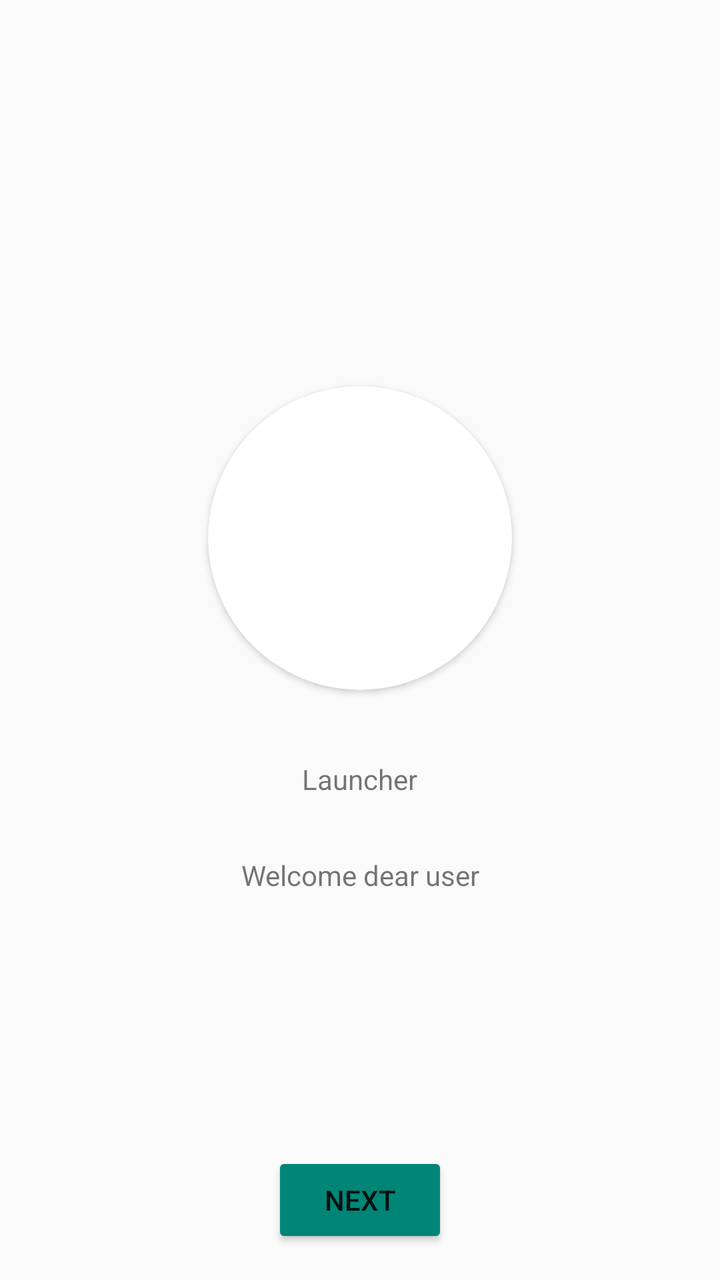
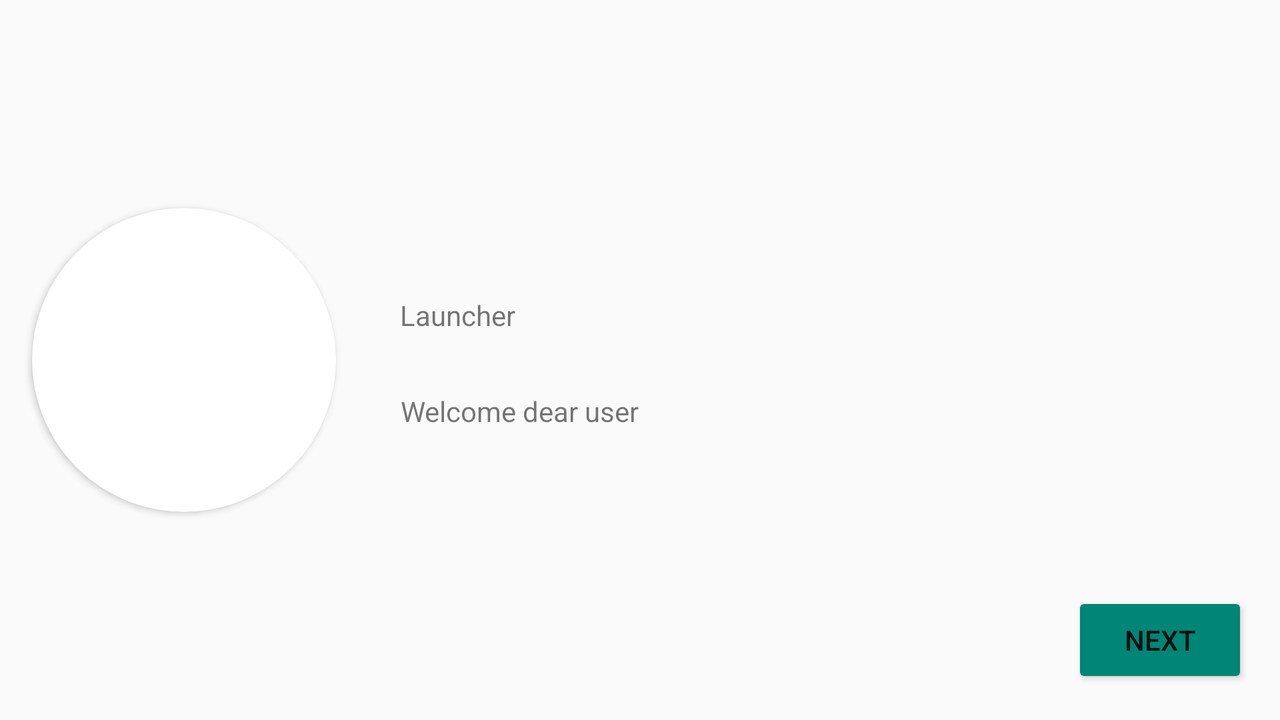

Compare how this app lays out the same screen by default and in its alternative resource folder. The renders come first, then the two layout files and the values they reference.
<!-- AndroidManifest.xml: application theme AppTheme -->
<!-- res/layout/fragment_welcome_page.xml -->
<?xml version="1.0" encoding="utf-8"?>
<android.support.constraint.ConstraintLayout xmlns:android="http://schemas.android.com/apk/res/android"
    xmlns:app="http://schemas.android.com/apk/res-auto"
    xmlns:tools="http://schemas.android.com/tools"
    android:layout_width="match_parent"
    android:layout_height="match_parent"
    tools:context=".MainActivity">

    dependencies: compile 'com.android.support:appcompat-v7:23.1.1'
    compile 'com.android.support:design:23.1.1'
    compile 'com.android.support:cardview-v7:23.1.1'

    <FrameLayout
        android:layout_width="match_parent"
        android:layout_height="match_parent"
        tools:layout_editor_absoluteX="0dp"
        tools:layout_editor_absoluteY="303dp">

        <LinearLayout
            android:layout_width="wrap_content"
            android:layout_height="wrap_content"
            android:layout_gravity="center"
            android:gravity="center"
            android:orientation="vertical">

            <android.support.v7.widget.CardView
                android:id="@+id/cardView"
                android:layout_width="456px"
                android:layout_height="456px"
                android:layout_gravity="center"
                android:layout_marginStart="48px"
                android:layout_marginLeft="48px"
                android:layout_marginTop="48px"
                android:layout_marginEnd="48px"
                android:layout_marginRight="48px"
                android:layout_marginBottom="48px"
                android:foregroundGravity="center_vertical|center"
                app:cardCornerRadius="120dp"
                app:layout_constraintEnd_toEndOf="parent"
                app:layout_constraintStart_toStartOf="parent"
                app:layout_constraintTop_toTopOf="parent">

                <ImageView
                    android:id="@+id/imageViewIcon"
                    android:layout_width="456px"
                    android:layout_height="456px"
                    android:layout_gravity="center"
                    android:layout_margin="48px"
                    android:padding="0px"
                    android:src="@drawable/me_sea" />
            </android.support.v7.widget.CardView>

            <TextView
                android:id="@+id/textViewAppName"
                android:layout_width="wrap_content"
                android:layout_height="60px"
                android:layout_gravity="center|top"
                android:layout_marginStart="48px"
                android:layout_marginTop="18dp"
                android:layout_marginEnd="48px"
                android:layout_marginBottom="48px"
                android:height="60px"
                android:gravity="bottom|center_horizontal"
                android:padding="0px"
                android:text="@string/app_name"
                app:layout_constraintEnd_toEndOf="parent"
                app:layout_constraintStart_toStartOf="parent"
                app:layout_constraintTop_toBottomOf="@+id/cardView" />

            <TextView
                android:id="@+id/textViewAppWelcome"
                android:layout_width="wrap_content"
                android:layout_height="48px"
                android:layout_gravity="bottom|center"
                android:layout_marginStart="48px"
                android:layout_marginLeft="48px"
                android:layout_marginTop="48px"
                android:layout_marginEnd="48px"
                android:layout_marginRight="48px"
                android:layout_marginBottom="48px"
                android:gravity="bottom|center_horizontal"
                android:padding="0px"
                android:text="@string/app_welcome"
                app:layout_constraintEnd_toEndOf="parent"
                app:layout_constraintStart_toStartOf="parent"
                app:layout_constraintTop_toBottomOf="@+id/textViewAppName" />

        </LinearLayout>

        <Button
            android:id="@+id/buttonNext"
            android:layout_width="wrap_content"
            android:layout_height="wrap_content"
            android:layout_gravity="bottom|center"
            android:layout_marginStart="48px"
            android:layout_marginLeft="48px"
            android:layout_marginTop="48px"
            android:layout_marginEnd="48px"
            android:layout_marginRight="48px"
            android:layout_marginBottom="48px"
            android:gravity="center"
            android:text="@string/btn_next"
            android:theme="@style/AppTheme.Button" />
    </FrameLayout>

</android.support.constraint.ConstraintLayout>
<!-- resources referenced by this layout -->
<resources>
  <string name="app_name">Launcher</string>
  <string name="app_welcome">Welcome dear user</string>
  <string name="btn_next">Next</string>
  <style name="AppTheme.Button" parent="Base.Widget.AppCompat.Button">
          <item name="colorButtonNormal">@color/colorPrimary</item>
      </style>
  <style name="AppTheme" parent="Theme.AppCompat.Light.DarkActionBar">
          
          <item name="colorPrimary">@color/colorPrimary</item>
          <item name="colorPrimaryDark">@color/colorPrimaryDark</item>
          <item name="colorAccent">@color/colorAccent</item>
      </style>
  <color name="colorPrimary">#008577</color>
  <color name="colorPrimaryDark">#00574B</color>
  <color name="colorAccent">#D81B60</color>
</resources>
<!-- res/layout-land/fragment_welcome_page.xml (the repository's variant of the layout above) -->
<!-- drawn on the phone turned sideways -->
<?xml version="1.0" encoding="utf-8"?>
<android.support.constraint.ConstraintLayout xmlns:android="http://schemas.android.com/apk/res/android"
    xmlns:app="http://schemas.android.com/apk/res-auto"
    xmlns:tools="http://schemas.android.com/tools"
    android:layout_width="match_parent"
    android:layout_height="match_parent"
    tools:context=".MainActivity">

    dependencies: compile 'com.android.support:appcompat-v7:23.1.1'
    compile 'com.android.support:design:23.1.1'
    compile 'com.android.support:cardview-v7:23.1.1'

    <FrameLayout
        android:layout_width="match_parent"
        android:layout_height="match_parent"
        tools:layout_editor_absoluteX="0dp"
        tools:layout_editor_absoluteY="0dp">

        <LinearLayout
            android:layout_width="wrap_content"
            android:layout_height="wrap_content"
            android:layout_gravity="center|left"
            android:gravity="center"
            android:orientation="horizontal">

            <android.support.v7.widget.CardView
                android:id="@+id/cardView"
                android:layout_width="456px"
                android:layout_height="456px"
                android:layout_gravity="center"
                android:layout_marginStart="48px"
                android:layout_marginLeft="48px"
                android:layout_marginTop="48px"
                android:layout_marginEnd="48px"
                android:layout_marginRight="48px"
                android:layout_marginBottom="48px"
                android:foregroundGravity="center_vertical|center"
                app:cardCornerRadius="120dp"
                app:layout_constraintEnd_toEndOf="parent"
                app:layout_constraintStart_toStartOf="parent"
                app:layout_constraintTop_toTopOf="parent">

                <ImageView
                    android:id="@+id/imageViewIcon"
                    android:layout_width="456px"
                    android:layout_height="456px"
                    android:layout_gravity="center"
                    android:layout_margin="48px"
                    android:padding="0px"
                    android:src="@drawable/me_sea" />
            </android.support.v7.widget.CardView>

            <FrameLayout
                android:layout_width="match_parent"
                android:layout_height="match_parent">

                <LinearLayout
                    android:layout_width="wrap_content"
                    android:layout_height="wrap_content"
                    android:layout_gravity="center_horizontal|left|center_vertical"
                    android:orientation="vertical">

                    <TextView
                        android:id="@+id/textViewAppName"
                        android:layout_width="wrap_content"
                        android:layout_height="60px"
                        android:layout_gravity="top|left"
                        android:layout_marginStart="48px"
                        android:layout_marginTop="18dp"
                        android:layout_marginEnd="48px"
                        android:layout_marginBottom="48px"
                        android:height="60px"
                        android:gravity="bottom|center_horizontal"
                        android:padding="0px"
                        android:text="@string/app_name"
                        app:layout_constraintEnd_toEndOf="parent"
                        app:layout_constraintStart_toStartOf="parent"
                        app:layout_constraintTop_toBottomOf="@+id/cardView" />

                    <TextView
                        android:id="@+id/textViewAppWelcome"
                        android:layout_width="wrap_content"
                        android:layout_height="48px"
                        android:layout_gravity="bottom|center|left"
                        android:layout_marginStart="48px"
                        android:layout_marginLeft="48px"
                        android:layout_marginTop="48px"
                        android:layout_marginEnd="48px"
                        android:layout_marginRight="48px"
                        android:layout_marginBottom="48px"
                        android:gravity="bottom|center_horizontal"
                        android:padding="0px"
                        android:text="@string/app_welcome"
                        app:layout_constraintEnd_toEndOf="parent"
                        app:layout_constraintStart_toStartOf="parent"
                        app:layout_constraintTop_toBottomOf="@+id/textViewAppName" />

                </LinearLayout>
            </FrameLayout>

        </LinearLayout>

        <Button
            android:id="@+id/buttonNext"
            android:layout_width="wrap_content"
            android:layout_height="wrap_content"
            android:layout_gravity="bottom|right"
            android:layout_marginStart="48px"
            android:layout_marginLeft="48px"
            android:layout_marginTop="48px"
            android:layout_marginEnd="48px"
            android:layout_marginRight="48px"
            android:layout_marginBottom="48px"
            android:gravity="center|center_horizontal"
            android:text="@string/btn_next"
            android:theme="@style/AppTheme.Button" />
    </FrameLayout>

</android.support.constraint.ConstraintLayout>
